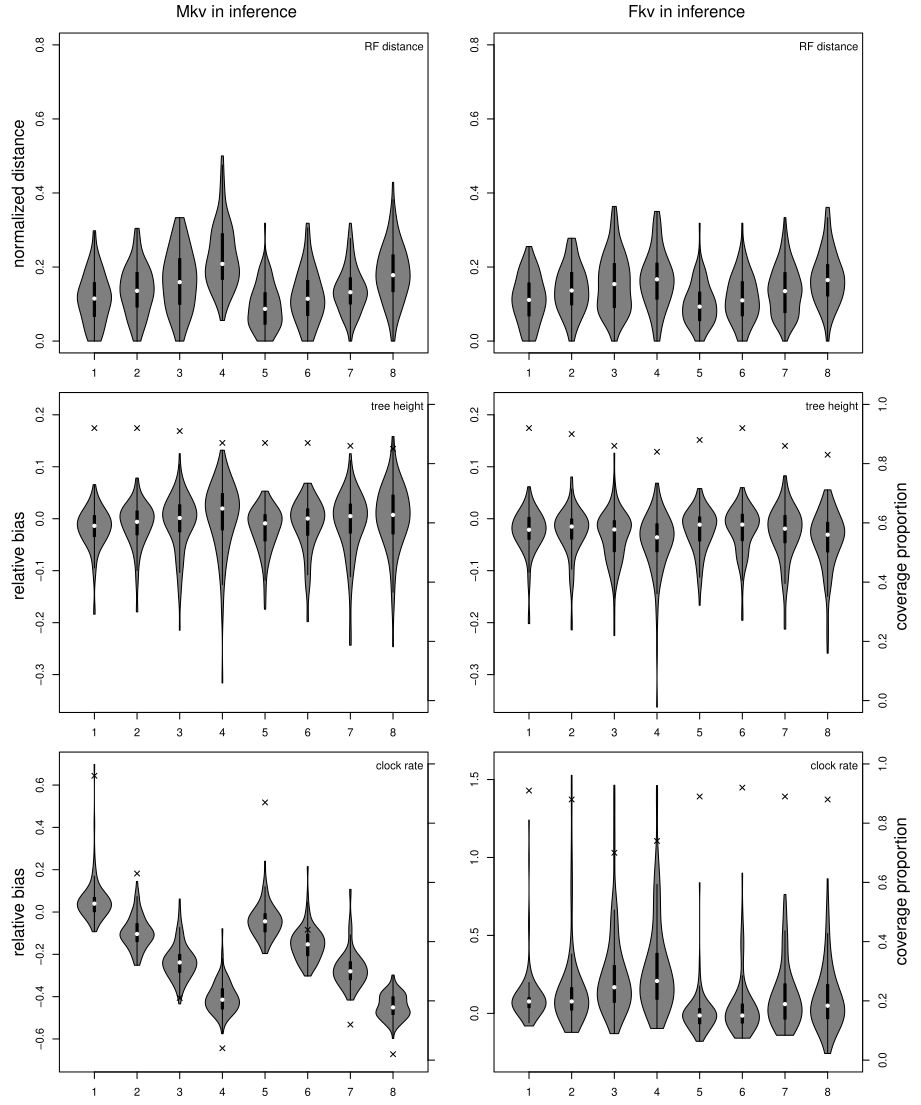

Write the R code that produced this figure.
library(vioplot)

setwd("~/Documents/Research/2022-MorphSim/tipdating")

par(mfrow = c(3,2), mar=c(2,2,0,2)+0.5, oma=c(0,2,2,2))


## 1. RF distance ##
d_rf1 <- read.table("mkv-vs-mkv/dist_rf.txt")
d_rf2 <- read.table("fkv-a2-vs-mkv/dist_rf.txt")
d_rf3 <- read.table("fkv-a1-vs-mkv/dist_rf.txt")
d_rf4 <- read.table("fkv-a0.5-vs-mkv/dist_rf.txt")
d_rf5 <- read.table("mkvh-v1-vs-mkv/dist_rf.txt")
d_rf6 <- read.table("fkvh-v1-a2-vs-mkv/dist_rf.txt")
d_rf7 <- read.table("fkvh-v1-a1-vs-mkv/dist_rf.txt")
d_rf8 <- read.table("fkvh-v1-a0.5-vs-mkv/dist_rf.txt")
vioplot(c(d_rf1, d_rf2, d_rf3, d_rf4, d_rf5, d_rf6, d_rf7, d_rf8),
        xaxt="n", ylim=c(0,0.8))
axis(side=1, at=1:8, labels=1:8)
legend("topright", "RF distance", bty="n")

d_rf1 <- read.table("mkv-vs-fkv/dist_rf.txt")
d_rf2 <- read.table("fkv-a2-vs-fkv/dist_rf.txt")
d_rf3 <- read.table("fkv-a1-vs-fkv/dist_rf.txt")
d_rf4 <- read.table("fkv-a0.5-vs-fkv/dist_rf.txt")
d_rf5 <- read.table("mkvh-v1-vs-fkv/dist_rf.txt")
d_rf6 <- read.table("fkvh-v1-a2-vs-fkv/dist_rf.txt")
d_rf7 <- read.table("fkvh-v1-a1-vs-fkv/dist_rf.txt")
d_rf8 <- read.table("fkvh-v1-a0.5-vs-fkv/dist_rf.txt")
vioplot(c(d_rf1, d_rf2, d_rf3, d_rf4, d_rf5, d_rf6, d_rf7, d_rf8),
        xaxt="n", ylim=c(0,0.8))
axis(side=1, at=1:8, labels=1:8)
legend("topright", "RF distance", bty="n")


## 2. tree height ##
th_estm1 <- read.table("mkv-vs-mkv/th_estm.txt")
th_estm2 <- read.table("fkv-a2-vs-mkv/th_estm.txt")
th_estm3 <- read.table("fkv-a1-vs-mkv/th_estm.txt")
th_estm4 <- read.table("fkv-a0.5-vs-mkv/th_estm.txt")
th_estm5 <- read.table("mkvh-v1-vs-mkv/th_estm.txt")
th_estm6 <- read.table("fkvh-v1-a2-vs-mkv/th_estm.txt")
th_estm7 <- read.table("fkvh-v1-a1-vs-mkv/th_estm.txt")
th_estm8 <- read.table("fkvh-v1-a0.5-vs-mkv/th_estm.txt")
# relative bias
th_bias1 <- (th_estm1$V2 - 1.0) / 1.0
th_bias2 <- (th_estm2$V2 - 1.0) / 1.0
th_bias3 <- (th_estm3$V2 - 1.0) / 1.0
th_bias4 <- (th_estm4$V2 - 1.0) / 1.0
th_bias5 <- (th_estm5$V2 - 1.0) / 1.0
th_bias6 <- (th_estm6$V2 - 1.0) / 1.0
th_bias7 <- (th_estm7$V2 - 1.0) / 1.0
th_bias8 <- (th_estm8$V2 - 1.0) / 1.0
# coverage proportion
th_covp1 <- sum(th_estm1$V4 < 1.0 & th_estm1$V5 > 1.0) / 100
th_covp2 <- sum(th_estm2$V4 < 1.0 & th_estm2$V5 > 1.0) / 100
th_covp3 <- sum(th_estm3$V4 < 1.0 & th_estm3$V5 > 1.0) / 100
th_covp4 <- sum(th_estm4$V4 < 1.0 & th_estm4$V5 > 1.0) / 100
th_covp5 <- sum(th_estm5$V4 < 1.0 & th_estm5$V5 > 1.0) / 100
th_covp6 <- sum(th_estm6$V4 < 1.0 & th_estm6$V5 > 1.0) / 100
th_covp7 <- sum(th_estm7$V4 < 1.0 & th_estm7$V5 > 1.0) / 100
th_covp8 <- sum(th_estm8$V4 < 1.0 & th_estm8$V5 > 1.0) / 100

vioplot(th_bias1, th_bias2, th_bias3, th_bias4, th_bias5, th_bias6, th_bias7, th_bias8,
        xaxt="n", ylim=c(-0.35,0.22))
par(new=T)
plot(c(0.5,8.5), c(0,1), type="n", axes=F, xlab="", ylab="")
points(c(th_covp1, th_covp2, th_covp3, th_covp4, th_covp5, th_covp6, th_covp7, th_covp8),
       pch=4)
axis(side=1, at=1:8, labels=1:8)
axis(side=4, at=seq(0,1,0.2), labels=F)
legend("topright", "tree height", bty="n")

th_estm1 <- read.table("mkv-vs-fkv/th_estm.txt")
th_estm2 <- read.table("fkv-a2-vs-fkv/th_estm.txt")
th_estm3 <- read.table("fkv-a1-vs-fkv/th_estm.txt")
th_estm4 <- read.table("fkv-a0.5-vs-fkv/th_estm.txt")
th_estm5 <- read.table("mkvh-v1-vs-fkv/th_estm.txt")
th_estm6 <- read.table("fkvh-v1-a2-vs-fkv/th_estm.txt")
th_estm7 <- read.table("fkvh-v1-a1-vs-fkv/th_estm.txt")
th_estm8 <- read.table("fkvh-v1-a0.5-vs-fkv/th_estm.txt")
# relative bias
th_bias1 <- (th_estm1$V2 - 1.0) / 1.0
th_bias2 <- (th_estm2$V2 - 1.0) / 1.0
th_bias3 <- (th_estm3$V2 - 1.0) / 1.0
th_bias4 <- (th_estm4$V2 - 1.0) / 1.0
th_bias5 <- (th_estm5$V2 - 1.0) / 1.0
th_bias6 <- (th_estm6$V2 - 1.0) / 1.0
th_bias7 <- (th_estm7$V2 - 1.0) / 1.0
th_bias8 <- (th_estm8$V2 - 1.0) / 1.0
# coverage proportion
th_covp1 <- sum(th_estm1$V4 < 1.0 & th_estm1$V5 > 1.0) / 100
th_covp2 <- sum(th_estm2$V4 < 1.0 & th_estm2$V5 > 1.0) / 100
th_covp3 <- sum(th_estm3$V4 < 1.0 & th_estm3$V5 > 1.0) / 100
th_covp4 <- sum(th_estm4$V4 < 1.0 & th_estm4$V5 > 1.0) / 100
th_covp5 <- sum(th_estm5$V4 < 1.0 & th_estm5$V5 > 1.0) / 100
th_covp6 <- sum(th_estm6$V4 < 1.0 & th_estm6$V5 > 1.0) / 100
th_covp7 <- sum(th_estm7$V4 < 1.0 & th_estm7$V5 > 1.0) / 100
th_covp8 <- sum(th_estm8$V4 < 1.0 & th_estm8$V5 > 1.0) / 100

vioplot(th_bias1, th_bias2, th_bias3, th_bias4, th_bias5, th_bias6, th_bias7, th_bias8,
        xaxt="n", ylim=c(-0.35,0.22))
par(new=T)
plot(c(0.5,8.5), c(0,1), type="n", axes=F, xlab="", ylab="")
points(c(th_covp1, th_covp2, th_covp3, th_covp4, th_covp5, th_covp6, th_covp7, th_covp8),
       pch=4)
axis(side=1, at=1:8, labels=1:8)
axis(side=4, at=seq(0,1,0.2))
legend("topright", "tree height", bty="n")


## 3. clock rate ##
cl_estm1 <- read.table("mkv-vs-mkv/cl_estm.txt")
cl_estm2 <- read.table("fkv-a2-vs-mkv/cl_estm.txt")
cl_estm3 <- read.table("fkv-a1-vs-mkv/cl_estm.txt")
cl_estm4 <- read.table("fkv-a0.5-vs-mkv/cl_estm.txt")
cl_estm5 <- read.table("mkvh-v1-vs-mkv/cl_estm.txt")
cl_estm6 <- read.table("fkvh-v1-a2-vs-mkv/cl_estm.txt")
cl_estm7 <- read.table("fkvh-v1-a1-vs-mkv/cl_estm.txt")
cl_estm8 <- read.table("fkvh-v1-a0.5-vs-mkv/cl_estm.txt")
# relative bias
cl_bias1 <- (cl_estm1$V2 - 1.0) / 1.0
cl_bias2 <- (cl_estm2$V2 - 1.0) / 1.0
cl_bias3 <- (cl_estm3$V2 - 1.0) / 1.0
cl_bias4 <- (cl_estm4$V2 - 1.0) / 1.0
cl_bias5 <- (cl_estm5$V2 - 1.0) / 1.0
cl_bias6 <- (cl_estm6$V2 - 1.0) / 1.0
cl_bias7 <- (cl_estm7$V2 - 1.0) / 1.0
cl_bias8 <- (cl_estm8$V2 - 1.0) / 1.0
# coverage proportion
cl_covp1 <- sum(cl_estm1$V4 < 1.0 & cl_estm1$V5 > 1.0) / 100
cl_covp2 <- sum(cl_estm2$V4 < 1.0 & cl_estm2$V5 > 1.0) / 100
cl_covp3 <- sum(cl_estm3$V4 < 1.0 & cl_estm3$V5 > 1.0) / 100
cl_covp4 <- sum(cl_estm4$V4 < 1.0 & cl_estm4$V5 > 1.0) / 100
cl_covp5 <- sum(cl_estm5$V4 < 1.0 & cl_estm5$V5 > 1.0) / 100
cl_covp6 <- sum(cl_estm6$V4 < 1.0 & cl_estm6$V5 > 1.0) / 100
cl_covp7 <- sum(cl_estm7$V4 < 1.0 & cl_estm7$V5 > 1.0) / 100
cl_covp8 <- sum(cl_estm8$V4 < 1.0 & cl_estm8$V5 > 1.0) / 100

vioplot(cl_bias1, cl_bias2, cl_bias3, cl_bias4, cl_bias5, cl_bias6, cl_bias7, cl_bias8,
        xaxt="n", ylim=c(-0.7,0.7))
par(new=T)
plot(c(0.5,8.5), c(0,1), type="n", axes=F, xlab="", ylab="")
points(c(cl_covp1, cl_covp2, cl_covp3, cl_covp4, cl_covp5, cl_covp6, cl_covp7, cl_covp8),
       pch=4)
axis(side=1, at=1:8, labels=1:8)
axis(side=4, at=seq(0,1,0.2), labels=F)
legend("topright", "clock rate", bty="n")

cl_estm1 <- read.table("mkv-vs-fkv/cl_estm.txt")
cl_estm2 <- read.table("fkv-a2-vs-fkv/cl_estm.txt")
cl_estm3 <- read.table("fkv-a1-vs-fkv/cl_estm.txt")
cl_estm4 <- read.table("fkv-a0.5-vs-fkv/cl_estm.txt")
cl_estm5 <- read.table("mkvh-v1-vs-fkv/cl_estm.txt")
cl_estm6 <- read.table("fkvh-v1-a2-vs-fkv/cl_estm.txt")
cl_estm7 <- read.table("fkvh-v1-a1-vs-fkv/cl_estm.txt")
cl_estm8 <- read.table("fkvh-v1-a0.5-vs-fkv/cl_estm.txt")
# relative bias
cl_bias1 <- (cl_estm1$V2 - 1.0) / 1.0
cl_bias2 <- (cl_estm2$V2 - 1.0) / 1.0
cl_bias3 <- (cl_estm3$V2 - 1.0) / 1.0
cl_bias4 <- (cl_estm4$V2 - 1.0) / 1.0
cl_bias5 <- (cl_estm5$V2 - 1.0) / 1.0
cl_bias6 <- (cl_estm6$V2 - 1.0) / 1.0
cl_bias7 <- (cl_estm7$V2 - 1.0) / 1.0
cl_bias8 <- (cl_estm8$V2 - 1.0) / 1.0
# coverage proportion
cl_covp1 <- sum(cl_estm1$V4 < 1.0 & cl_estm1$V5 > 1.0) / 100
cl_covp2 <- sum(cl_estm2$V4 < 1.0 & cl_estm2$V5 > 1.0) / 100
cl_covp3 <- sum(cl_estm3$V4 < 1.0 & cl_estm3$V5 > 1.0) / 100
cl_covp4 <- sum(cl_estm4$V4 < 1.0 & cl_estm4$V5 > 1.0) / 100
cl_covp5 <- sum(cl_estm5$V4 < 1.0 & cl_estm5$V5 > 1.0) / 100
cl_covp6 <- sum(cl_estm6$V4 < 1.0 & cl_estm6$V5 > 1.0) / 100
cl_covp7 <- sum(cl_estm7$V4 < 1.0 & cl_estm7$V5 > 1.0) / 100
cl_covp8 <- sum(cl_estm8$V4 < 1.0 & cl_estm8$V5 > 1.0) / 100

vioplot(cl_bias1, cl_bias2, cl_bias3, cl_bias4, cl_bias5, cl_bias6, cl_bias7, cl_bias8,
        xaxt="n", ylim=c(-0.3,1.6))
par(new=T)
plot(c(0.5,8.5), c(0,1), type="n", axes=F, xlab="", ylab="")
points(c(cl_covp1, cl_covp2, cl_covp3, cl_covp4, cl_covp5, cl_covp6, cl_covp7, cl_covp8),
       pch=4)
axis(side=1, at=1:8, labels=1:8)
axis(side=4, at=seq(0,1,0.2))
legend("topright", "clock rate", bty="n")


mtext("normalized distance", side=2, line=0,   adj=0.90, outer=T)
mtext("relative bias",       side=2, line=0,   adj=0.51, outer=T)
mtext("coverage proportion", side=4, line=0,   adj=0.51, outer=T)
mtext("relative bias",       side=2, line=0,   adj=0.15, outer=T)
mtext("coverage proportion", side=4, line=0,   adj=0.15, outer=T)
mtext("Mkv in inference",    side=3, line=0.5, adj=0.20, outer=T)
mtext("Fkv in inference",    side=3, line=0.5, adj=0.80, outer=T)
